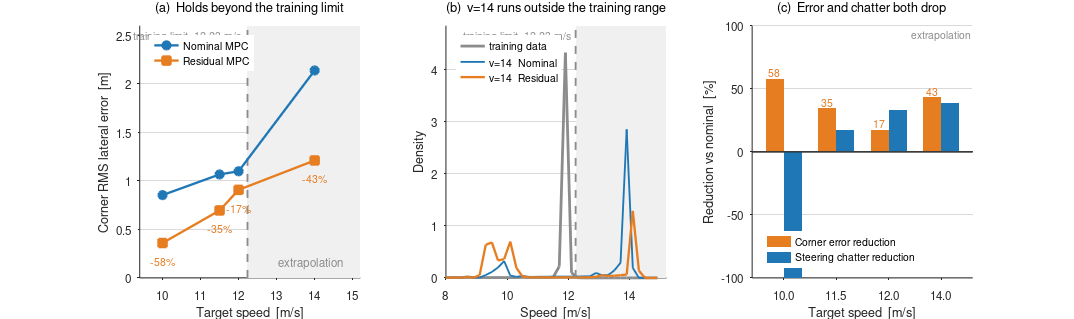

This figure's MATLAB source:
% 외삽 일반화 - 학습 속도 상한 밖에서도 잔차 보정이 작동하는가
%
% 기존 일반화 주장(적재, 미학습 트랙)은 전부 학습 분포 '안쪽'이었다.
% 학습 데이터의 속도 최대값은 12.234 m/s 이고, v=14 주행은 14.38 m/s 까지
% 올라가 상한을 17.5% 초과한다. 그 조건에서도 잔차가 이긴다.
%   급코너 RMS  nominal 2.138 -> residual 1.211  (43.4% 감소)
%   조향 채터   0.0620 -> 0.0382 (38% 감소), 양쪽 완주
%
% 데이터: fig_extrapolation.mat  (results/extrapolation_summary.py 가 생성)
% 실행:   results/matlab/ 폴더 안에서 `plot_extrapolation`
% 요구:   base MATLAB 만 (툴박스 불필요). R2013a 이상.

clear; close all
load('fig_extrapolation.mat')

NOM  = [0.12 0.47 0.71];
RES  = [0.90 0.49 0.13];
GREY = [0.55 0.55 0.55];
SHAD = [0.94 0.94 0.94];

vt   = speed.v_target(:);
vmax = train_v_max;

figure('Color','w','Position',[80 80 1280 380])

%% (a) 속도별 급코너 오차 - 학습 상한 밖에서도 유지되는가
subplot(1,3,1); hold on; box off
set(gca,'FontSize',10,'TickDir','out','YGrid','on', ...
        'GridColor',[.85 .85 .85],'GridAlpha',1,'Layer','bottom')
YL = [0 2.6];
patch([vmax 15.2 15.2 vmax], [YL(1) YL(1) YL(2) YL(2)], SHAD, 'EdgeColor','none');
plot([vmax vmax], YL, '--', 'Color', GREY, 'LineWidth', 1.6);
text(vmax-0.15, YL(2)*0.96, sprintf('training limit  %.2f m/s', vmax), ...
     'Color', GREY, 'FontSize', 9, 'HorizontalAlignment','right');
text(13.9, YL(2)*0.06, 'extrapolation', 'Color', GREY, 'FontSize', 10, ...
     'HorizontalAlignment','center');
h1 = plot(vt, speed.nom(:), '-o', 'Color', NOM, 'LineWidth', 2, ...
          'MarkerSize', 7, 'MarkerFaceColor', NOM);
h2 = plot(vt, speed.res(:), '-s', 'Color', RES, 'LineWidth', 2, ...
          'MarkerSize', 7, 'MarkerFaceColor', RES);
for k = 1:numel(vt)
    text(vt(k), speed.res(k)-0.19, sprintf('-%.0f%%', speed.improve(k)), ...
         'Color', RES, 'FontSize', 9, 'HorizontalAlignment','center');
end
legend([h1 h2], {'Nominal MPC','Residual MPC'}, 'Location','northwest', ...
       'Box','off', 'FontSize', 9);
xlim([9.4 15.2]); ylim(YL)
xlabel('Target speed  [m/s]'); ylabel('Corner RMS lateral error  [m]')
title('(a)  Holds beyond the training limit','FontSize',11,'FontWeight','normal')

%% (b) 속도 분포 - v=14 가 실제로 학습 범위를 벗어났음을 보인다
subplot(1,3,2); hold on; box off
set(gca,'FontSize',10,'TickDir','out','YGrid','on', ...
        'GridColor',[.85 .85 .85],'GridAlpha',1,'Layer','bottom')
c  = vdist.centers(:);
Y2 = [0 max(vdist.train)*1.12];
patch([vmax 15.2 15.2 vmax], [Y2(1) Y2(1) Y2(2) Y2(2)], SHAD, 'EdgeColor','none');
g1 = plot(c, vdist.train(:),   '-', 'Color', GREY, 'LineWidth', 2.4);
g2 = plot(c, vdist.v14_nom(:), '-', 'Color', NOM,  'LineWidth', 1.6);
g3 = plot(c, vdist.v14_res(:), '-', 'Color', RES,  'LineWidth', 2.0);
plot([vmax vmax], Y2, '--', 'Color', GREY, 'LineWidth', 1.6);
text(vmax-0.15, Y2(2)*0.96, sprintf('training limit  %.2f m/s', vmax), ...
     'Color', GREY, 'FontSize', 9, 'HorizontalAlignment','right');
legend([g1 g2 g3], {'training data','v=14  Nominal','v=14  Residual'}, ...
       'Location','northwest', 'Box','off', 'FontSize', 9);
xlim([8 15.2]); ylim(Y2)
xlabel('Speed  [m/s]'); ylabel('Density')
title('(b)  v=14 runs outside the training range','FontSize',11,'FontWeight','normal')

%% (c) 오차와 채터가 함께 줄었는가
subplot(1,3,3); hold on; box off
set(gca,'FontSize',10,'TickDir','out','YGrid','on', ...
        'GridColor',[.85 .85 .85],'GridAlpha',1,'Layer','bottom')
chat = 100*(1 - speed.chat_res(:)./speed.chat_nom(:));
w = 0.34; x = (1:numel(vt))';
b1 = bar(x-w/2, speed.improve(:), w, 'FaceColor', RES, 'EdgeColor','none');
b2 = bar(x+w/2, chat,             w, 'FaceColor', NOM, 'EdgeColor','none');
plot([0.4 numel(vt)+0.6], [0 0], '-', 'Color', [0.3 0.3 0.3], 'LineWidth', 0.8);
for k = 1:numel(vt)
    text(x(k)-w/2, speed.improve(k)+5, sprintf('%.0f', speed.improve(k)), ...
         'HorizontalAlignment','center','FontSize',9,'Color',RES);
end
% 마지막 막대 = 외삽 조건
xl = get(gca,'XLim');
text(numel(vt), 92, 'extrapolation', 'HorizontalAlignment','center', ...
     'FontSize',9,'Color',GREY);
legend([b1 b2], {'Corner error reduction','Steering chatter reduction'}, ...
       'Location','southwest', 'Box','off', 'FontSize', 9);
set(gca,'XTick',1:numel(vt),'XTickLabel', ...
        arrayfun(@(v) sprintf('%.1f',v), vt, 'UniformOutput', false))
xlim([0.4 numel(vt)+0.6]); ylim([-100 100])
xlabel('Target speed  [m/s]'); ylabel('Reduction vs nominal  [%]')
title('(c)  Error and chatter both drop','FontSize',11,'FontWeight','normal')

set(gcf,'PaperPositionMode','auto')
print(gcf,'-dpng','-r200','fig_extrapolation.png')
fprintf('saved fig_extrapolation.png\n')
